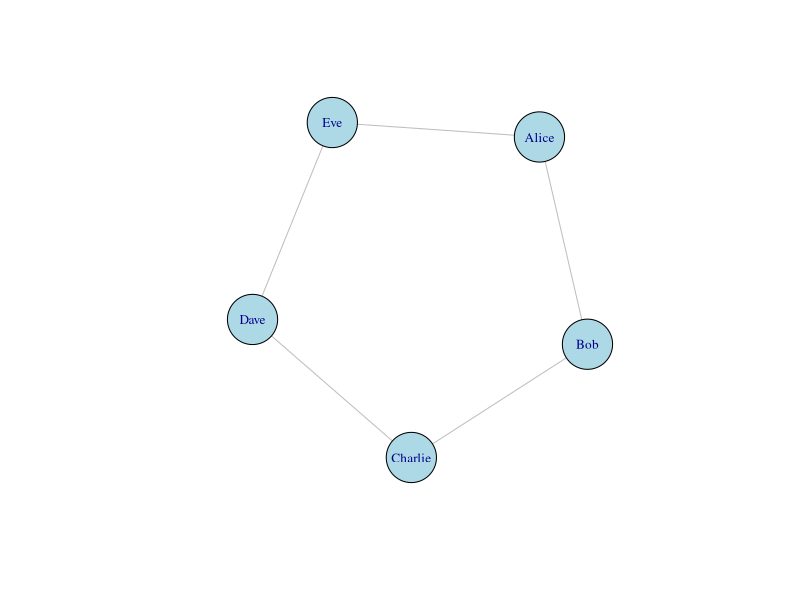

Here is the R script that generated this plot:
# Load the igraph package
library(igraph)

# Create a simple example network
nodes <- c("Alice", "Bob", "Charlie", "Dave", "Eve")
edges <- data.frame(from = c("Alice", "Bob", "Charlie", "Dave", "Eve"),
                    to = c("Bob", "Charlie", "Dave", "Eve", "Alice"))

# Create the graph object
graph <- graph.data.frame(edges, directed = FALSE, vertices = nodes)

# Visualize the network
plot(graph, edge.arrow.size = 0.5, edge.color = "gray", vertex.color = "lightblue", vertex.size = 30, vertex.label.cex = 0.8)

# Perform social network analysis
# Get degree centrality
degree <- degree(graph)
print("Degree Centrality:")
print(degree)

# Get betweenness centrality
betweenness <- betweenness(graph)
print("Betweenness Centrality:")
print(betweenness)

# Get community structure
community <- cluster_edge_betweenness(graph)
print("Community Structure:")
print(community)
